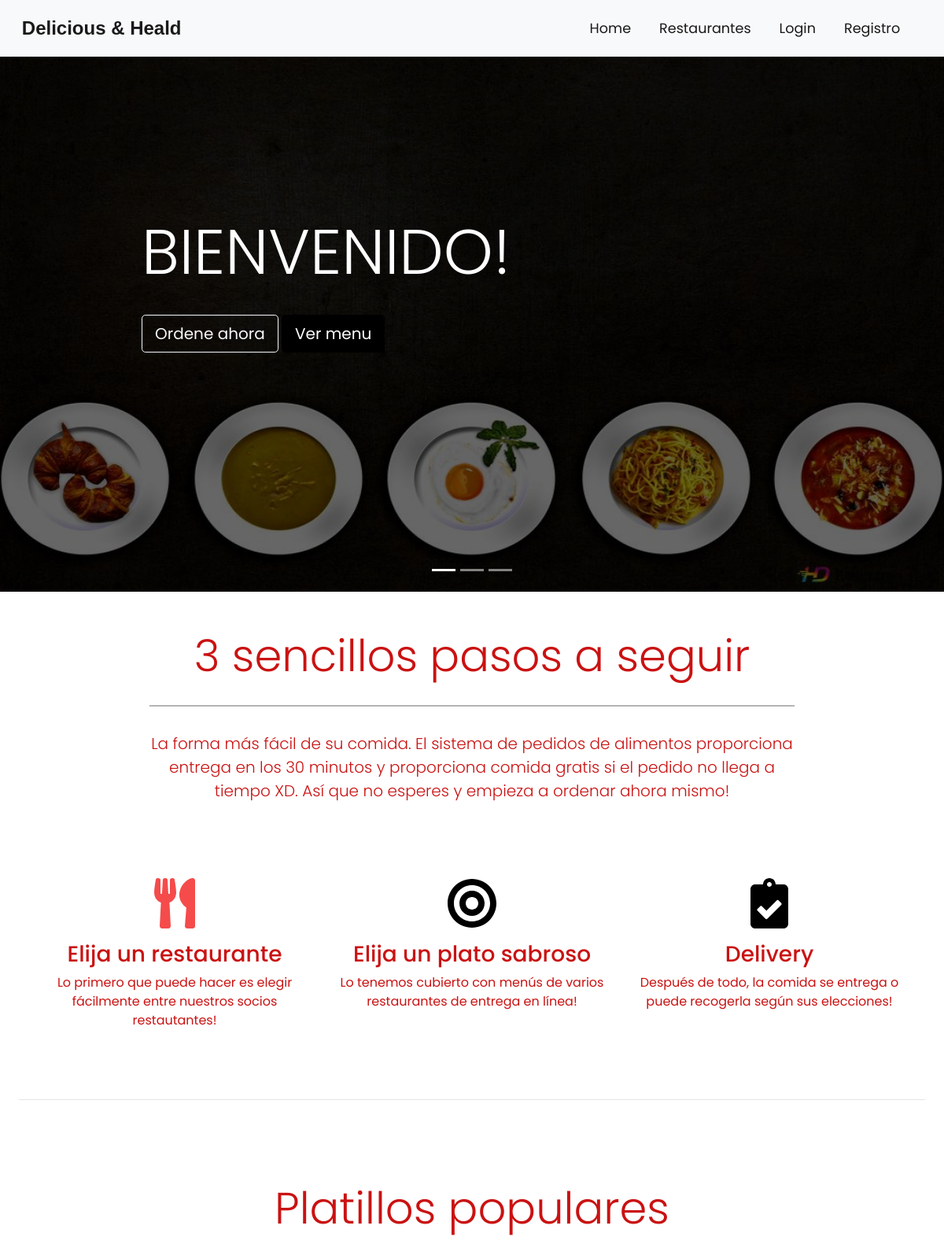
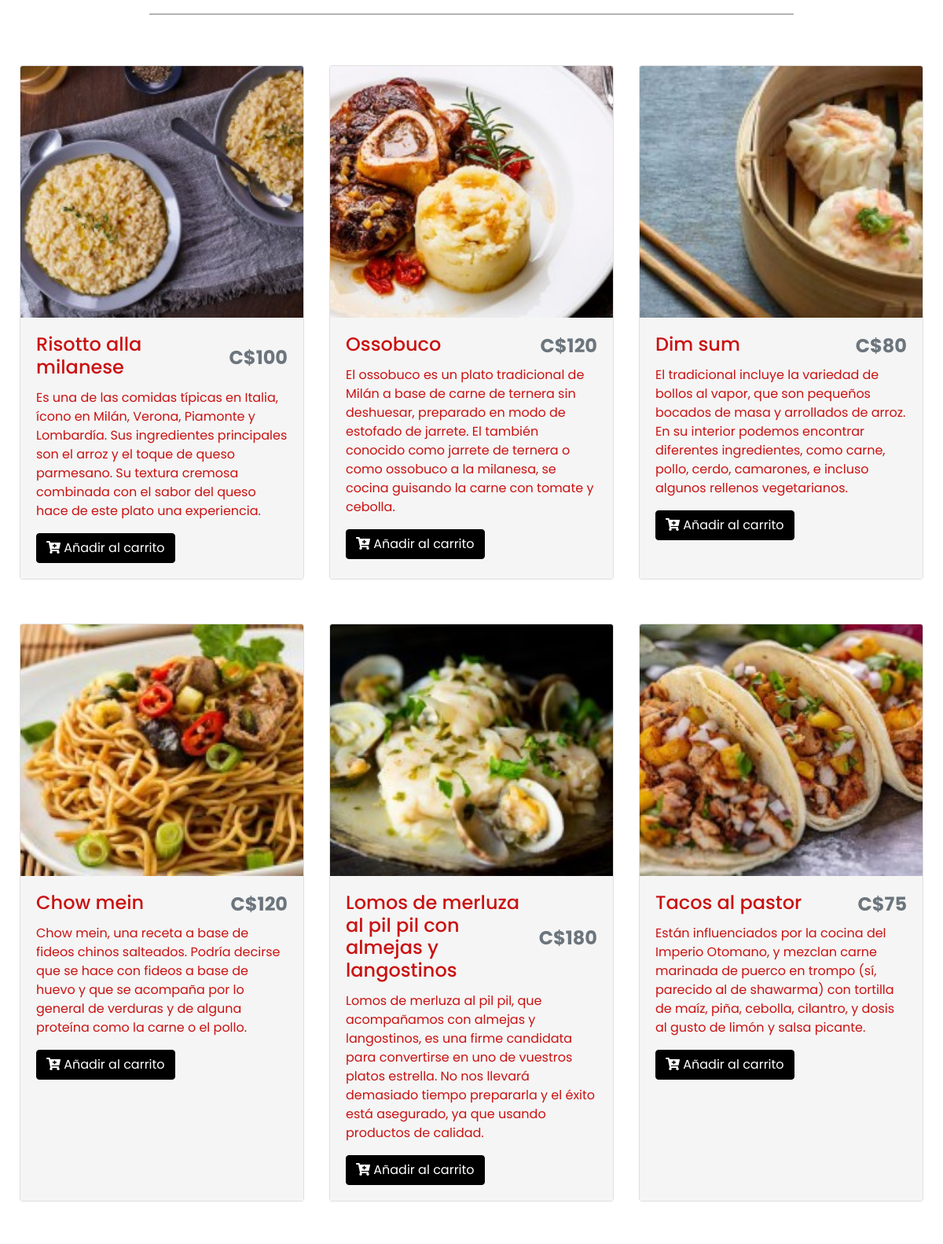
The page /foodienator/index.php (upper part) on the database its author committed (2 pictures, top to bottom).
### tables this page shows
CREATE TABLE IF NOT EXISTS `dishesh` (
  `d_id` int(11) NOT NULL AUTO_INCREMENT,
  `r_id` int(11) NOT NULL,
  `name` varchar(255) NOT NULL,
  `about` varchar(255) NOT NULL,
  `price` float NOT NULL,
  `img` text NOT NULL,
  PRIMARY KEY (`d_id`)
);

### foodienator/application/controllers/Home.php (called while the page is built, shortened)
<?php
class Home extends CI_Controller {
	public function index()
	{
		$this->load->model('Menu_model');
		$dish = $this->Menu_model->getMenu();
		$data['dishesh'] = $dish;
		$this->load->view('front/partials/header');
		$this->load->view('front/home', $data);
		$this->load->view('front/partials/footer');
	}
}

### foodienator/index.php (called while the page is built, shortened)
<?php
require_once BASEPATH.'core/CodeIgniter.php';

### foodienator/application/models/Menu_model.php (called while the page is built, shortened)
<?php
class Menu_model extends CI_Model {
    public function getMenu() {
        $result = $this->db->get('dishesh')->result_array();
        return $result;
    }
}

### foodienator/application/views/front/home.php (the view, shortened to what this page needs)
<div id="slides" class="carousel slide carousel-cus" data-ride="carousel">
    <ul class="carousel-indicators">
        <li data-target="#slides" data-slide-to="0" class="active"></li>
        <li data-target="#slides" data-slide-to="1"></li>
        <li data-target="#slides" data-slide-to="2"></li>
    </ul>
    <div class="carousel-inner">
        <div class="carousel-item active">
            <img src="<?php echo base_url().'public/front/img/sliderimg1.jpg ';?>" alt="FriesBrgrImg">
            <div class="carousel-caption text-left">
                <h1 class="display-2">Bienvenido!</h1>
                <h3></h3>
                <a href="<?php echo base_url().'restaurant/index'?>" class="btn btn-outline-light btn-lg">Ordene ahora</a>
                <a href="<?php echo base_url().'restaurant/index'?>" class="btn btn-primary btn-lg">Ver menu</a>
            </div>
        </div>
    </div>
</div>
<div class="container-fluid padding">
    <div class="row text-center welcome">
        <div class="col-12">
            <h1 class="display-4"> 3 sencillos pasos a seguir</h1>
        </div>
        <hr>
        <div class="col-12">
            <p class="lead">La forma más fácil de su comida. El sistema de pedidos de alimentos proporciona entrega en los 30 minutos y proporciona comida gratis si el pedido no llega a tiempo XD. Así que no esperes y empieza a ordenar ahora mismo!</p>
        </div>
    </div>
</div>
<div class="container-fluid padding">
    <div class="row text-center padding">
        <div class="col-xs-12 col-sm-6 col-md-4">
            <i class="fas fa-utensils"></i>
            <h3>Elija un restaurante</h3>
            <p>Lo primero que puede hacer es elegir fácilmente entre nuestros socios restautantes!</p>
        </div>
        <div class="col-xs-12 col-sm-6 col-md-4">
            <i class="fas fa-bullseye"></i>
            <h3>Elija un plato sabroso</h3>
            <p>Lo tenemos cubierto con menús de varios restaurantes de entrega en línea!</p>
        </div>
        <div class="col-sm-12 col-md-4">
        <i class="fas fa-clipboard-check"></i>
            <h3>Delivery</h3>
            <p>Después de todo, la comida se entrega o puede recogerla según sus elecciones!</p>
        </div>
    </div>
    <hr class="my-4">
</div>
<div class="container-fluid padding">
    <div class="row welcome text-center welcome">
        <div class="col-12">
            <h1 class="display-4">Platillos populares</h1>
        </div>
        <hr>
    </div>
</div>
<div class="container-fluid padding dish-card">
    <div class="row">
        <?php if(!empty($dishesh)) { ?>
        <?php foreach($dishesh as $dish) { ?>
        <div class="col-md-6 col-lg-4 d-flex align-items-stretch">
            <div class="card mb-4 shadow-sm">
                <?php $image = $dish['img'];?>
                <img class="card-img-top" src="<?php echo base_url().'public/uploads/dishesh/thumb/'.$image; ?>">
                <div class="card-body">
                    <div class="d-flex justify-content-between align-items-center">
                        <h4 class="card-title"><?php echo $dish['name']; ?></h4>
                        <h4 class="text-muted"><b>C$<?php echo $dish['price']; ?></b></h4>
                    </div>
                    <p class="card-text"><?php echo $dish['about']; ?></p>
                    <a href="<?php echo base_url().'Dish/addToCart/'.$dish['d_id']; ?>" class="btn btn-primary"><i
                            class="fas fa-cart-plus"></i> Añadir al carrito</a>
                </div>
            </div>
        </div>
        <?php } ?>
        <?php } else { ?>
        <div class="jumbotron">
            <h1>No se encontraron registros</h1>
        </div>
        <?php } ?>
    </div>
</div>

### foodienator/assets/css/style.css (style rules this page uses)
html, body { height: 100%; width: 100%; font-family: "Poppins", sans-serif; color: rgb(202, 18, 18); }
.carousel-inner { background: black; }
.carousel-inner img { width: 100%; height: 85vh; opacity: 0.4; }
.carousel-caption { position: absolute; top: 50%; transform: translateY(-50%); }
.carousel-caption h1 { font-size: 500%; text-transform: uppercase; }
.carousel-caption h3 { font-size: 200%; font-weight: 500; padding-bottom: 1rem; }
.btn-primary { background-color: black; border: 1px solid black; }
.padding { padding-left: 1.5rem; padding-right: 1.5rem; padding-bottom: 2rem; }
.welcome { width: 75%; margin: 0 auto; padding-top: 2rem; }
.welcome hr { border-top: 2px solid #b4b4b4; width: 95%; margin-top: 0.3rem; margin-bottom: 1rem; }
.fa-utensils { color: #f54b4b; }
.fa-clipboard-check { color: black; }
.fa-bullseye { color: black; }
.fa-check-circle, .fa-utensils, .fa-clipboard-check, .fa-bullseye, .fa-heart { font-size: 4em; margin: 1rem; }
.dish-card .card-img-top { width: 100%; height: 40vh; object-fit: cover; }
.dish-card .card-body { background-color: #f5f5f5; }
.carousel-item { transition: -webkit-transform 0.5s ease; transition: transform 0.5s ease; transition: transform 0.5s ease, -webkit-transform 0.5s ease; -webkit-backface-visibility: visible; backface-visibility: visible; }
[class*="col-"] { padding: 1rem; }

### rows shown on the page
dishesh: img (picture), name "Risotto alla milanese", price "100", about "Es una de las comidas típicas en Italia, ícono en Milán, Verona, Piamonte y Lombardía. Sus ingredientes principales son el arroz y el toque de queso parmesano. Su textura cremosa combinada con el sabor del queso hace de este plato una experiencia."
dishesh: img (picture), name "Ossobuco", price "120", about "El ossobuco es un plato tradicional de Milán a base de carne de ternera sin deshuesar, preparado en modo de estofado de jarrete. El también conocido como jarrete de ternera o como ossobuco a la milanesa, se cocina guisando la carne con tomate y cebolla."
dishesh: img (picture), name "Dim sum", price "80", about "El tradicional incluye la variedad de bollos al vapor, que son pequeños bocados de masa y arrollados de arroz. En su interior podemos encontrar diferentes ingredientes, como carne, pollo, cerdo, camarones, e incluso algunos rellenos vegetarianos."
dishesh: img (picture), name "Chow mein", price "120", about "Chow mein, una receta a base de fideos chinos salteados. Podría decirse que se hace con fideos a base de huevo y que se acompaña por lo general de verduras y de alguna proteína como la carne o el pollo."
dishesh: img (picture), name "Lomos de merluza al pil pil con almejas y langostinos", price "180", about "Lomos de merluza al pil pil, que acompañamos con almejas y langostinos, es una firme candidata para convertirse en uno de vuestros platos estrella. No nos llevará demasiado tiempo prepararla y el éxito está asegurado, ya que usando productos de calidad."
dishesh: img (picture), name "Tacos al pastor", price "75", about "Están influenciados por la cocina del Imperio Otomano, y mezclan carne marinada de puerco en trompo (sí, parecido al de shawarma) con tortilla de maíz, piña, cebolla, cilantro, y dosis al gusto de limón y salsa picante."
